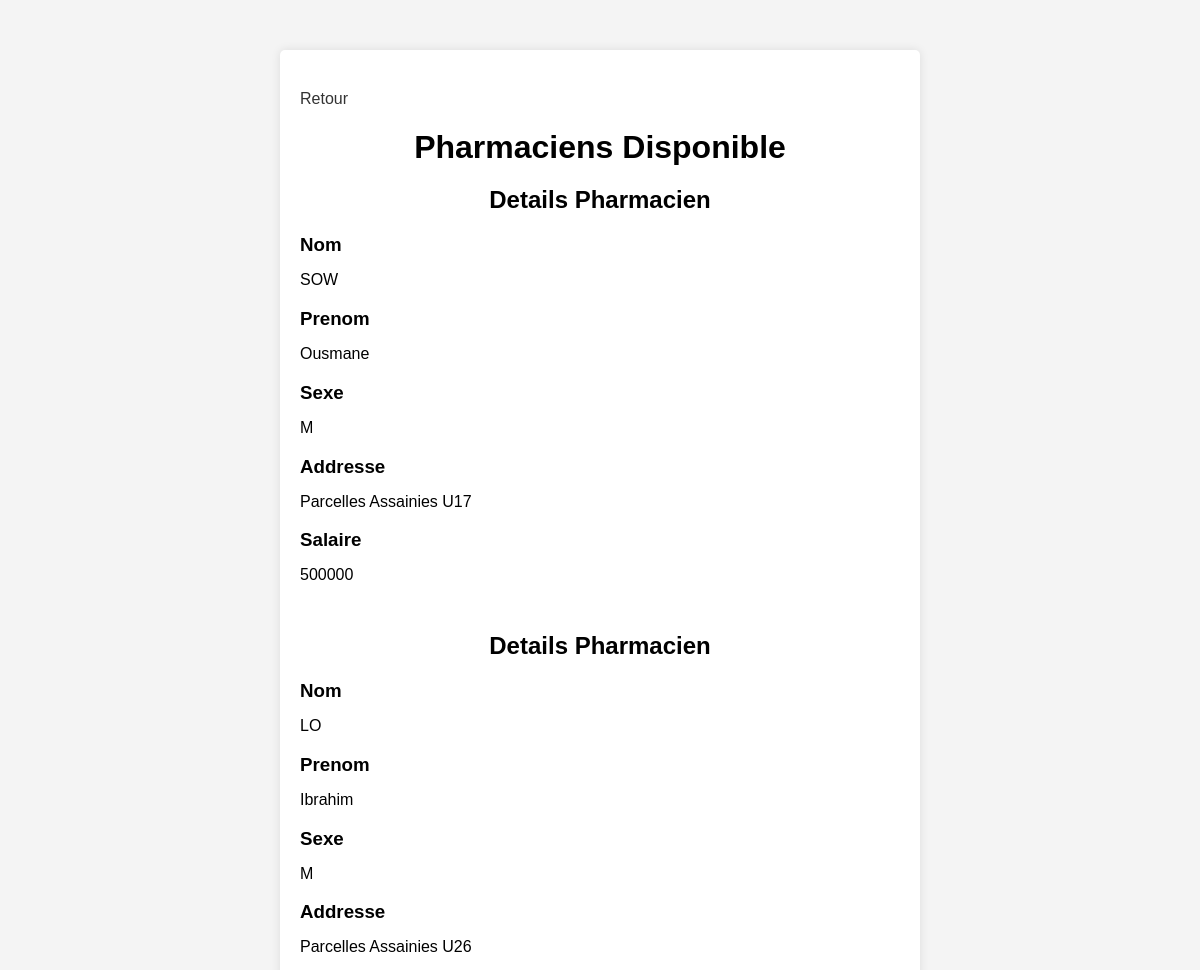
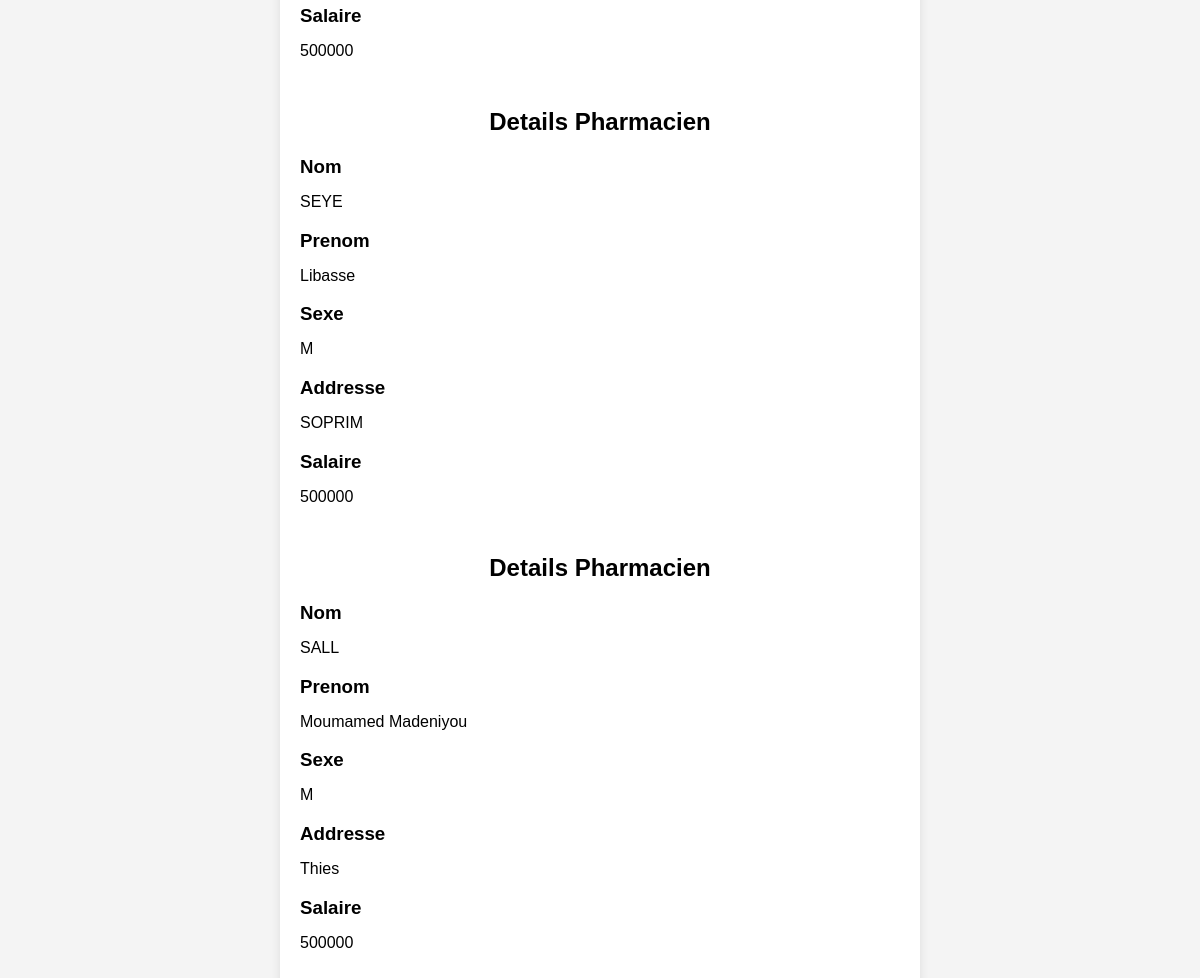
Screenshot of /pharmacien/pharmaciens with the database file from the repository (2 pictures, top to bottom).
### SharedDB/models.py (models this page shows)
class pharmacien(models.Model):
    id = models.AutoField(primary_key=True)
    nom = models.CharField(max_length=30)
    prenom = models.CharField(max_length=30)
    sexe  = models.CharField(max_length=1)
    address = models.CharField(max_length=100)
    salaire = models.IntegerField()
    class meta:
        app_label='SharedDB'

### pharmacien/views.py (the view)
# urls.py: path("pharmacien/pharmaciens", pharmacien_views.AfficherToutPharmacien),
@csrf_exempt
def AfficherToutPharmacien(request):
    all_pharmaciens = pharmacien.objects.all()
    if all_pharmaciens:
        return render(request, "allpharmaciens.html", {'all_pharmaciens': all_pharmaciens})
    else:
        return render(request, "NotResultAfficherPharmacien.html")

### pharmacien/templates/allpharmaciens.html (shortened to what this page needs)
<!DOCTYPE html>
<html lang="en">
<head>
    {% load static %}
</head>
<body>
<div class="container">
    <form method="post">
        <a href="/pharmacien">Retour</a>
        <h1>Pharmaciens Disponible</h1>
        <ul>
            {% for pharmacien in all_pharmaciens %}
            <h2>Details Pharmacien</h2>
            <li><h3>Nom</h3>{{ pharmacien.nom|upper }}</li>
            <li><h3>Prenom </h3>{{ pharmacien.prenom }}</li>
            <li><h3>Sexe </h3>{{ pharmacien.sexe }} </li>
            <li><h3>Addresse </h3>{{ pharmacien.address }}</li>
            <li><h3>Salaire </h3>{{ pharmacien.salaire }}</li>
            <br>
            {% empty %}
            <li><h3>Pharmacien indisponible</h3></li>
            {% endfor %}
        </ul>
    </form>
</div>
</body>
</html>

### pharmacien/templates/allpharmaciens.html (style rules this page uses)
body { font-family: Arial, sans-serif; margin: 0; padding: 0; background-color: #f4f4f4; }
.container { max-width: 600px; margin: 50px auto; padding: 20px; background-color: #fff; border-radius: 5px; box-shadow: 0 0 10px rgba(0, 0, 0, 0.1); }
h1, h2 { text-align: center; margin-bottom: 20px; }
ul { list-style-type: none; padding: 0; }
li { margin-bottom: 10px; }
a { text-decoration: none; color: #333; }
li h3 { margin-bottom: 5px; }
li h3:last-child { margin-bottom: 15px; }
form { margin-top: 20px; }

### rows the page displays
pharmacien: nom "SOW", prenom "Ousmane", sexe "M", address "Parcelles Assainies U17", salaire "500000"
pharmacien: nom "LO", prenom "Ibrahim", sexe "M", address "Parcelles Assainies U26", salaire "500000"
pharmacien: nom "SEYE", prenom "Libasse", sexe "M", address "SOPRIM", salaire "500000"
pharmacien: nom "SALL", prenom "Moumamed Madeniyou", sexe "M", address "Thies", salaire "500000"
